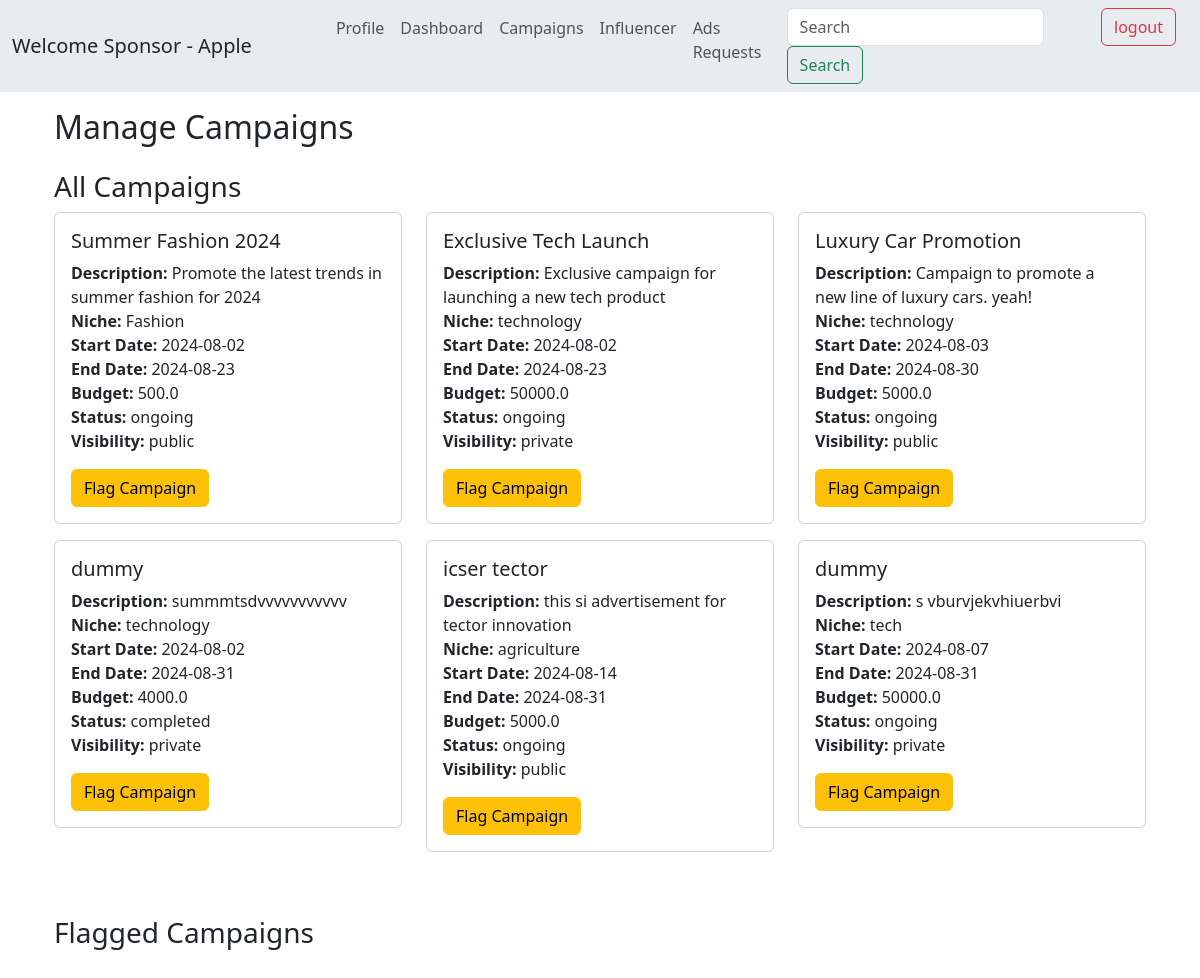
Page /admin/campaigns (signed in) on the committed database.
### models.py (models this page shows, shortened)
class User(db.Model):
    __tablename__ = 'users'
    id = db.Column(db.Integer, autoincrement=True,primary_key=True)
    username = db.Column(db.String(100), unique=True, nullable=False)
    email = db.Column(db.String(100), unique=True, nullable=False)
    password = db.Column(db.String(200), nullable=False)
    role = db.Column(db.String(50), nullable=False)  # 'admin', 'sponsor', 'influencer'
    flagged = db.Column(db.Boolean, default=False)
    unflag_request = db.Column(db.String(500), nullable=False)                   # to uflag mesg
    company_name = db.Column(db.String(100), nullable=True)
    industry = db.Column(db.String(100), nullable=True)
    budget = db.Column(db.Float, nullable=True)
    category = db.Column(db.String(100), nullable=True)
    niche = db.Column(db.String(100), nullable=True)
    reach = db.Column(db.Integer, nullable=True)

class Campaign(db.Model):
    __tablename__ = 'campaigns'
    id = db.Column(db.Integer, primary_key=True)
    title = db.Column(db.String(200), nullable=False)
    description = db.Column(db.String(400), nullable=False)
    niche = db.Column(db.String(100), nullable=False)
    start_date = db.Column(db.Date, nullable=False)
    end_date = db.Column(db.Date, nullable=False)
    budget = db.Column(db.Float, nullable=False)
    visibility = db.Column(db.String(50), nullable=False)
    status = db.Column(db.String(50), nullable=False, default='ongoing')
    goals = db.Column(db.Text, nullable=True)
    sponsor_id = db.Column(db.Integer, db.ForeignKey('users.id'), nullable=False)
    is_flagged = db.Column(db.Boolean, default=False)
    sponsor = db.relationship('User', backref=db.backref('campaigns', lazy=True))
    ad_requests = db.relationship('AdRequest', back_populates='campaign', lazy=True)

### main.py (the view)
@app.route('/admin/campaigns', methods=['GET'])
def manage_campaigns():
    campaigns = Campaign.query.all()
    flagged_campaigns = Campaign.query.filter_by(is_flagged=True).all()
    return render_template('/campaigns/admin_cam/admin_campaigns.html', campaigns=campaigns, flagged_campaigns=flagged_campaigns)

### main.py (called while the page is built)
@app.context_processor
def inject_user():
    if 'user_id' in session:
        user = User.query.get(session['user_id'])
    else:
        user = None
    return dict(current_user=user)

### templates/campaigns/admin_cam/admin_campaigns.html (shortened to what this page needs)
{% extends 'base.html' %}
{% block content %}
<div class="container mt-3">
    <h2 class="mb-4">Manage Campaigns</h2>
    <div class="mb-5">
        <h3>All Campaigns</h3>
        <div class="row">
            {% for campaign in campaigns %}
                {% if not campaign.is_flagged %}
                    <div class="col-md-4 mb-3">
                        <div class="card">
                            <div class="card-body">
                                <h5 class="card-title">{{ campaign.title }}</h5>
                                <p class="card-text">
                                    <strong>Description:</strong> {{ campaign.description }}<br>
                                    <strong>Niche:</strong> {{ campaign.niche }}<br>
                                    <strong>Start Date:</strong> {{ campaign.start_date }}<br>
                                    <strong>End Date:</strong> {{ campaign.end_date }}<br>
                                    <strong>Budget:</strong> {{ campaign.budget }}<br>
                                    <strong>Status:</strong> {{ campaign.status }}<br>
                                    <strong>Visibility:</strong> {{ campaign.visibility }}
                                </p>
                                <form method="POST" action="{{ url_for('flag_campaign', campaign_id=campaign.id) }}" style="display:inline;">
                                    <button type="submit" class="btn btn-warning">Flag Campaign</button>
                                </form>
                            </div>
                        </div>
                    </div>
                {% endif %}
            {% endfor %}
        </div>
    </div>
    <div class="mb-5">
        <h3>Flagged Campaigns</h3>
    </div>
</div>
{% endblock %}

### templates/base.html (shortened to what this page needs)
<!DOCTYPE html>
<html lang="en">
<head>
    <link rel="stylesheet" href="https://maxcdn.bootstrapcdn.com/bootstrap/4.0.0/css/bootstrap.min.css">
    <link href="https://cdn.jsdelivr.net/npm/bootstrap@5.3.3/dist/css/bootstrap.min.css" rel="stylesheet">
</head>
<body>
  <nav class="navbar navbar-expand-lg bg-body-secondary">
    <div class="container-fluid">
      <a class="navbar-brand">
        {% if 'user_id' in session %}
                Welcome {{ session['user_role'].capitalize() }} - {{ session['username'].capitalize() }}
            {% else %}
                Welcome to IESCP
            {% endif %}
      </a>
      <div class="collapse navbar-collapse" id="navbarNav">
        <div class="container-fluid">
          <ul class="navbar-nav ml-auto ms-5  ">
            {% if 'user_id' in session %}
                {% if session['user_role'] == 'sponsor' %}
                  {% if current_user.flagged %}
                      <li class="nav-item ml-auto me-auto"><a class="nav-link" href="{{ url_for('sponsor_profile') }}">Profile</a></li>
                  {% else %}
                      <li class="nav-item ml-auto me-auto"><a class="nav-link" href="{{ url_for('sponsor_profile') }}">Profile</a></li>
                      <li class="nav-item ml-auto me-auto"><a class="nav-link" href="{{ url_for('sponsor_dash') }}">Dashboard</a></li>
                      <li class="nav-item ml-auto me-auto"><a class="nav-link" href="{{ url_for('sponsor_campaigns') }}">Campaigns</a></li>
                      <li class="nav-item ml-auto me-auto"><a class="nav-link" href="{{ url_for('sponsor_influencer') }}">Influencer</a></li>
                      <li class="nav-item ml-auto me-auto"><a class="nav-link" href="{{ url_for('sponsor_ad_requests') }}">Ads Requests</a></li>
                  {% endif %}
                {% endif %}
                <li class="nav-item ml-auto">
                    <form class="form-inline my-2 my-lg-0" action="{{ url_for('search') }}" method="GET">
                        <input class="form-control mr-sm-2" type="search" placeholder="Search" aria-label="Search" name="query">
                        <button class="btn btn-outline-success my-3 my-sm-0" type="submit">Search</button>
                    </form>
                </li>
                <li class="nav-item ">
                   <a type="button " class="btn btn-outline-danger ms-3 " aria-current="page" href="{{ url_for('logout') }}" >logout</a>
                </li>
            {% else %}
                <li class="nav-item ms-auto">
                    <span class="navbar-text">
                        Welcome to Influencer Engagement and Sponsor Coordination Platform.
                    </span>
                </li>
            {% endif %}
          </ul>
        </div>
      </div>
    </div>
  </nav>
  <div class="container">
    {% block content %}     {% endblock %}
  </div>
</body>
</html>

### rows in the picture
User: user_role "Sponsor", username "Apple"
Campaign: title "Summer Fashion 2024", description "Promote the latest trends in summer fashion for 2024", niche "Fashion", start_date "2024-08-02", end_date "2024-08-23", budget "500.0", status "ongoing", visibility "public"
Campaign: title "Exclusive Tech Launch", description "Exclusive campaign for launching a new tech product", niche "technology", start_date "2024-08-02", end_date "2024-08-23", budget "50000.0", status "ongoing", visibility "private"
Campaign: title "Luxury Car Promotion", description "Campaign to promote a new line of luxury cars. yeah!", niche "technology", start_date "2024-08-03", end_date "2024-08-30", budget "5000.0", status "ongoing", visibility "public"
Campaign: title "dummy", description "summmtsdvvvvvvvvvvv", niche "technology", start_date "2024-08-02", end_date "2024-08-31", budget "4000.0", status "completed", visibility "private"
Campaign: title "icser tector", description "this si advertisement for tector innovation", niche "agriculture", start_date "2024-08-14", end_date "2024-08-31", budget "5000.0", status "ongoing", visibility "public"
Campaign: title "dummy", description "s vburvjekvhiuerbvi", niche "tech", start_date "2024-08-07", end_date "2024-08-31", budget "50000.0", status "ongoing", visibility "private"
